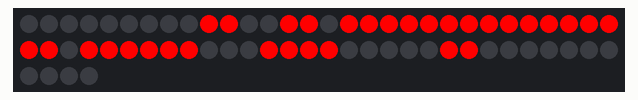
This sketch was run on a simulated Arduino Uno, built with avr-gcc and run on an emulated ATmega328P. Shown: 64 RGB LEDs in strip order, left to right, continuing on the next row.

Above: at 0.1 s.

The sketch:

sketch_sep28b_heart_pattern.ino
```cpp
#include <FastLED.h>

#define NUM_LEDS 64
#define DATA_PIN 3

CRGB leds[NUM_LEDS];

// Heart pattern
const uint8_t heart[8][8] = {
  {0, 0, 0, 0, 0, 0, 0, 0},
  {0, 1, 1, 0, 0, 1, 1, 0},
  {1, 1, 1, 1, 1, 1, 1, 1},
  {1, 1, 1, 1, 1, 1, 1, 1},
  {0, 1, 1, 1, 1, 1, 1, 0},
  {0, 0, 1, 1, 1, 1, 0, 0},
  {0, 0, 0, 1, 1, 0, 0, 0},
  {0, 0, 0, 0, 0, 0, 0, 0}
};

void setup() {
  FastLED.addLeds<NEOPIXEL, DATA_PIN>(leds, NUM_LEDS);
  FastLED.clear();
}

void loop() {
  for (int row = 0; row < 8; row++) {
    for (int col = 0; col < 8; col++) {
      if (heart[row][col] == 1) {
        leds[row * 8 + col] = CRGB::Red;
      } else {
        leds[row * 8 + col] = CRGB::Black;
      }
    }
  }
  FastLED.show();
  delay(1000); // Display the heart for 1 second
}
```
